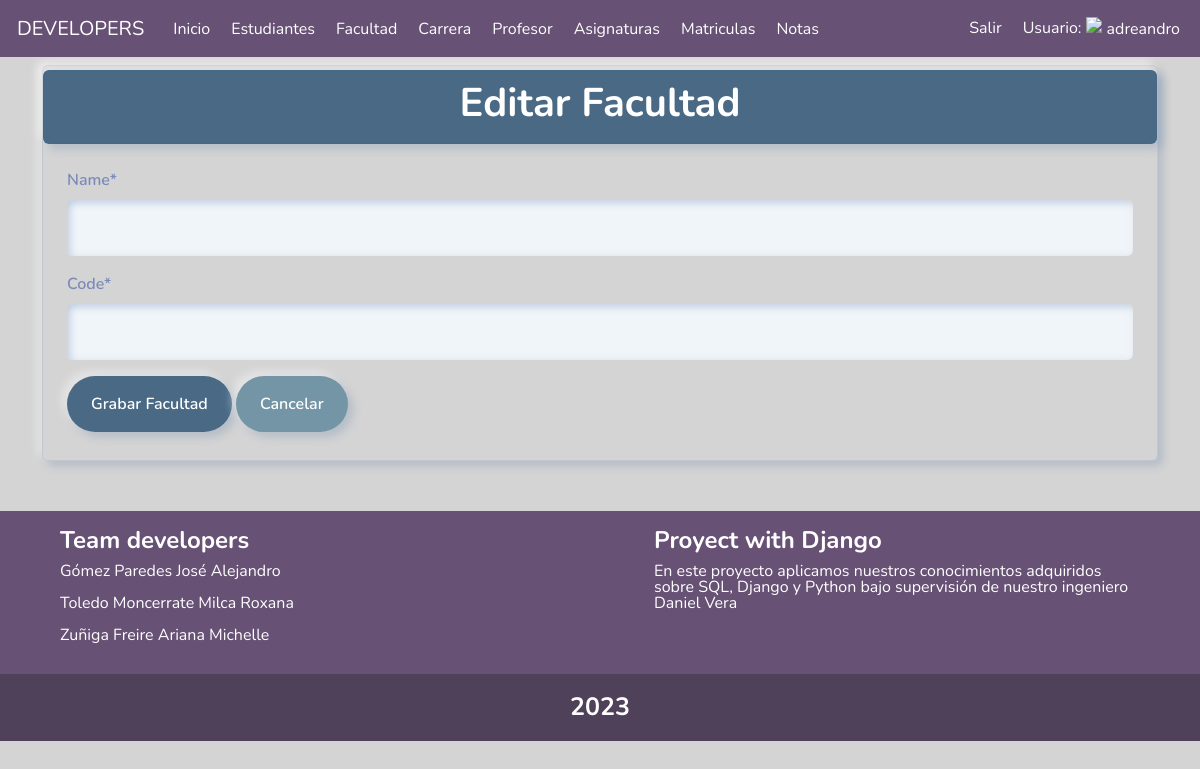
The page /faculty/update/1/ (signed in) on the database as committed earlier.
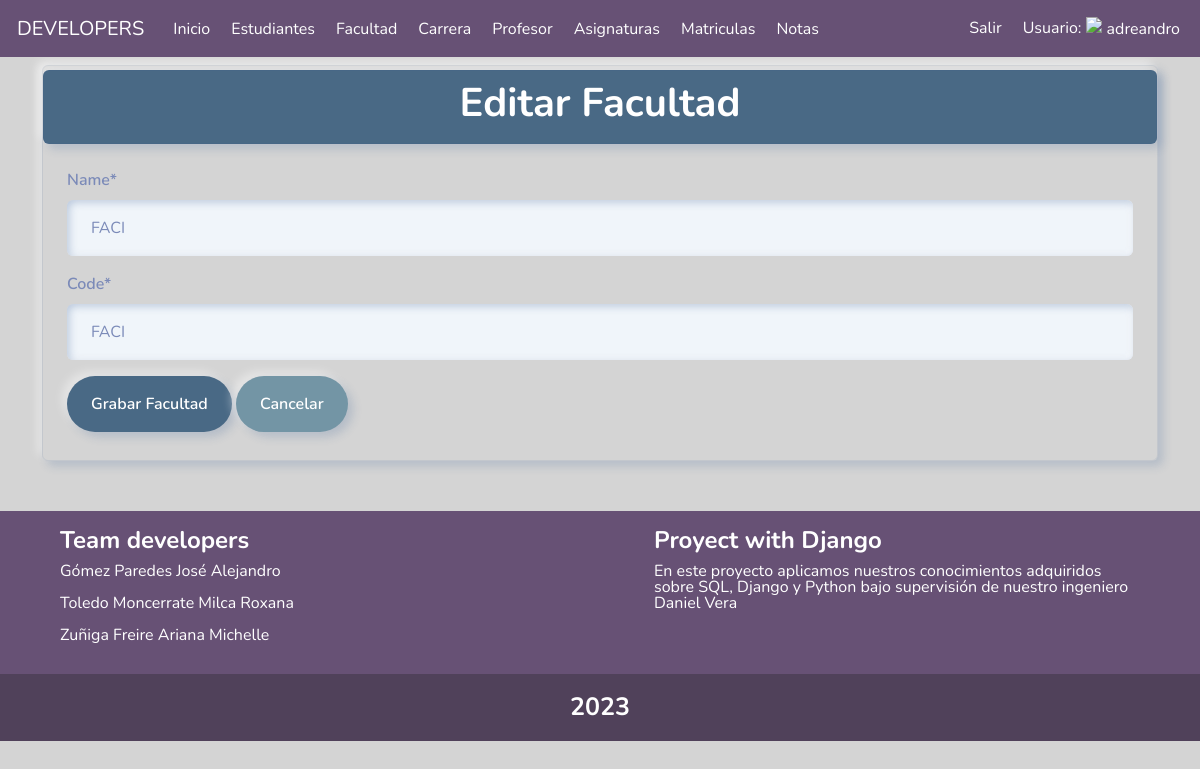
The same page on the database as committed later.
### notas/models.py (models this page shows)
class Faculty(models.Model):
    name = models.CharField(verbose_name="name", max_length=200)
    code = models.CharField(verbose_name="code", max_length=20)
    is_active = models.BooleanField(verbose_name="is_active", default=True)
    class Meta:
        verbose_name = ('Faculty')
        verbose_name_plural = ('Faculties')
        ordering = ('name',)
    def __str__(self):
        return f"name: {self.name}"

### notas/facultad.py (the view, shortened to what this page needs)
@login_required
def update_faculty(request, id):
    faculty = Faculty.objects.filter(id=id).first()
    form = None
    print(faculty)
    if request.method == "GET":
        form = FacultyForm(instance=faculty)
        context = {'title': 'Editar Facultad', 'form': form, 'error': ''}
        return render(request, 'facultad/create_faculty.html', context)

### notas/forms.py
class FacultyForm(ModelForm):
    class Meta:
        model = Faculty
        fields = ['name', 'code']

### notas/templates/facultad/create_faculty.html (shortened to what this page needs)
{% extends "base.html" %}
{% load static %}
{% load crispy_forms_tags %}
{% block content%}
<div class="container">
    <div class="py-1 mt-2 border border-1 shadow rounded ">
        <div class="py-2 border border-1 shadow rounded text-center color">
            <h1 class="fw-bold text-white text-success">{{title}}</h1>
        </div>
        <form method="POST" class="m-4">
            {{form|crispy}}
            <button class="btn color text-white" type="submit">Grabar Facultad</button>
            <a class="btn botones text-white" href="/faculty/">Cancelar</a>
        </form>
    </div>
</div>
{% endblock content %}

Rows that differ between the two databases and show on the page:
added Faculty: name "FACI", code "FACI"
